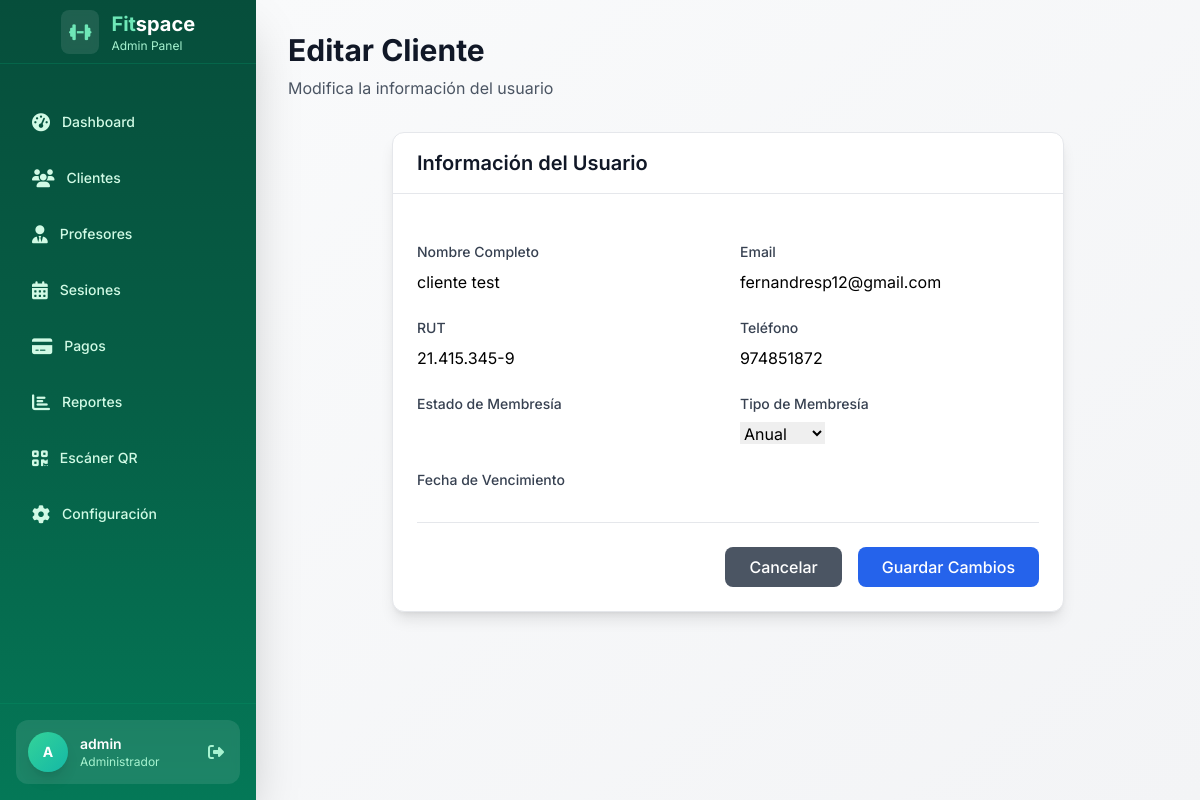
Page /usuario/10/modificar/ (signed in) on the committed database.
### admin_gym/models.py (models this page shows, shortened)
class Cliente(models.Model):
    TIPOS_MEMBRESIA = [
        ('anual', 'Anual'),
        ('6m', '6 Meses'),
        ('3m', '3 Meses'),
    ]
    ESTADOS_MEMBRESIA = [
        ('activa', 'Activa'),
        ('vencida', 'Vencida'),
        ('morosa', 'Morosa'),
        ('pausada', 'Pausada'),
    ]
    user = models.OneToOneField(User, on_delete=models.CASCADE, null=True, blank=True)
    rut = models.CharField(max_length=12, unique=True, help_text="RUT con formato 12345678-9")
    nombre = models.CharField(max_length=100)
    email = models.EmailField(unique=True)
    telefono = models.CharField(max_length=20, blank=True)
    activo = models.BooleanField(default=True)
    fecha_registro = models.DateTimeField(default=timezone.now)
    membresia = models.CharField(max_length=10, choices=TIPOS_MEMBRESIA, default='anual')
    estado_membresia = models.CharField(max_length=10, choices=ESTADOS_MEMBRESIA, default='activa')
    suspendido = models.BooleanField(default=False)
    qr_code = models.CharField(max_length=100, unique=True, blank=True)
    qr_image = models.ImageField(upload_to='qr_codes/', blank=True)
    fecha_vencimiento = models.DateField(null=True, blank=True)
    profesor_asignado = models.ForeignKey(Profesor, on_delete=models.SET_NULL, null=True, blank=True)

### admin_gym/views.py (the view)
# urls.py: path('usuario/<int:usuario_id>/modificar/', views.modificar_usuario, name='modificar_usuario'),
@login_required
@user_passes_test(es_admin)
def modificar_usuario(request, usuario_id):
    cliente = get_object_or_404(Cliente, pk=usuario_id)
    if request.method == 'POST':
        form = ClienteForm(request.POST, instance=cliente)
        if form.is_valid():
            form.save()
            return redirect('usuarios')
    else:
        form = ClienteForm(instance=cliente)
    return render(request, 'admin_gym/modificar_usuario.html', {'form': form, 'cliente': cliente})

### admin_gym/forms.py (shortened to what this page needs)
class ClienteForm(forms.ModelForm):
    class Meta:
        model = Cliente
        fields = ['rut', 'nombre', 'email', 'telefono', 'membresia']
        widgets = {
            'rut': forms.TextInput(attrs={'placeholder': '12345678-9', 'class': 'form-control'}),
            'nombre': forms.TextInput(attrs={'class': 'form-control'}),
            'email': forms.EmailInput(attrs={'class': 'form-control'}),
            'telefono': forms.TextInput(attrs={'class': 'form-control'}),
            'membresia': forms.Select(attrs={'class': 'form-select'}),
            'estado_membresia': forms.Select(attrs={'class': 'form-select'}),
        }
    def __init__(self, *args, **kwargs):
        super().__init__(*args, **kwargs)
        self.fields['telefono'].required = False
        if not self.instance.pk:
            self.fields['membresia'].initial = 'anual'

### admin_gym/views.py (called while the page is built)
def es_admin(user):
    if not user.is_active:
        return False
    if user.is_superuser:
        return True
    try:
        perfil = PerfilUsuario.objects.get(user=user, activo=True)
        return perfil.rol in ['admin', 'recepcion']
    except PerfilUsuario.DoesNotExist:
        return False

### admin_gym/templates/admin_gym/modificar_usuario.html (shortened to what this page needs)
{% extends "admin_gym/base.html" %}
{% block content %}
<div class="animate-fade-in">
    <div class="mb-8">
        <h1 class="text-3xl font-bold text-gray-900">
            {% if cliente %}Editar Cliente{% else %}Editar Profesor{% endif %}
        </h1>
        <p class="mt-2 text-gray-600">Modifica la información del usuario</p>
    </div>
    <div class="max-w-2xl mx-auto">
        <div class="bg-white rounded-xl shadow-lg border border-gray-200">
            <div class="px-6 py-4 border-b border-gray-200">
                <h2 class="text-xl font-semibold text-gray-900">Información del Usuario</h2>
            </div>
            <div class="p-6">
                <form method="post" class="space-y-6">
                    <div class="grid grid-cols-1 md:grid-cols-2 gap-6">
                        <div>
                            <label class="block text-sm font-medium text-gray-700 mb-2">Nombre Completo</label>
                            {{ form.nombre }}
                        </div>
                        <div>
                            <label class="block text-sm font-medium text-gray-700 mb-2">Email</label>
                            {{ form.email }}
                        </div>
                        <div>
                            <label class="block text-sm font-medium text-gray-700 mb-2">RUT</label>
                            {{ form.rut }}
                        </div>
                        <div>
                            <label class="block text-sm font-medium text-gray-700 mb-2">Teléfono</label>
                            {{ form.telefono }}
                        </div>
                        {% if cliente %}
                            <div>
                                <label class="block text-sm font-medium text-gray-700 mb-2">Estado de Membresía</label>
                            </div>
                            <div>
                                <label class="block text-sm font-medium text-gray-700 mb-2">Tipo de Membresía</label>
                                {{ form.membresia }}
                            </div>
                            <div>
                                <label class="block text-sm font-medium text-gray-700 mb-2">Fecha de Vencimiento</label>
                            </div>
                        {% endif %}
                    </div>
                    <div class="flex justify-end space-x-4 pt-6 border-t border-gray-200">
                        <a href="{% if cliente %}{% url 'usuario_detalle' cliente.id %}{% else %}{% url 'profesores' %}{% endif %}"
                           class="bg-gray-600 hover:bg-gray-700 text-white font-medium py-2 px-6 rounded-lg transition-colors duration-200">
                            Cancelar
                        </a>
                        <button type="submit"
                                class="bg-blue-600 hover:bg-blue-700 text-white font-medium py-2 px-6 rounded-lg transition-colors duration-200">
                            Guardar Cambios
                        </button>
                    </div>
                </form>
            </div>
        </div>
    </div>
</div>
{% endblock %}

### admin_gym/templates/admin_gym/base.html (shortened to what this page needs)
{% load static %}
<!DOCTYPE html>
<html lang="es" class="h-full bg-gray-50">
<head>
    <script src="https://cdn.tailwindcss.com?v=2024"></script>
    <link rel="stylesheet" href="https://cdnjs.cloudflare.com/ajax/libs/font-awesome/6.4.0/css/all.min.css">
</head>
<body class="h-full font-sans">
    <div class="min-h-full">
        <div class="fixed inset-y-0 left-0 z-50 w-64 sidebar-gradient shadow-2xl">
            <div class="flex h-16 items-center justify-center border-b border-emerald-600/30">
                <div class="flex items-center space-x-3">
                    <div class="bg-white/10 backdrop-blur-sm rounded-lg p-2">
                        <i class="fas fa-dumbbell text-emerald-300 text-lg"></i>
                    </div>
                    <h1 class="text-xl font-bold text-white">
                        <span class="text-emerald-300">Fit</span>space
                        <span class="block text-xs text-emerald-200 font-normal">Admin Panel</span>
                    </h1>
                </div>
            </div>
            <nav class="mt-8 px-4 space-y-1">
                <a href="{% url 'dashboard' %}" class="group flex items-center px-4 py-3 text-sm font-medium rounded-xl text-emerald-100 hover:bg-white/10 hover:text-white transition-all duration-300 ">
                    <i class="fas fa-tachometer-alt mr-3 text-lg group-hover:scale-110 transition-transform duration-300"></i>
                    Dashboard
                </a>
                <a href="{% url 'usuarios' %}" class="group flex items-center px-4 py-3 text-sm font-medium rounded-xl text-emerald-100 hover:bg-white/10 hover:text-white transition-all duration-300 ">
                    <i class="fas fa-users mr-3 text-lg group-hover:scale-110 transition-transform duration-300"></i>
                    Clientes
                </a>
                <a href="{% url 'profesores' %}" class="group flex items-center px-4 py-3 text-sm font-medium rounded-xl text-emerald-100 hover:bg-white/10 hover:text-white transition-all duration-300 ">
                    <i class="fas fa-user-tie mr-3 text-lg group-hover:scale-110 transition-transform duration-300"></i>
                    Profesores
                </a>
                <a href="{% url 'sesiones' %}" class="group flex items-center px-4 py-3 text-sm font-medium rounded-xl text-emerald-100 hover:bg-white/10 hover:text-white transition-all duration-300 ">
                    <i class="fas fa-calendar-alt mr-3 text-lg group-hover:scale-110 transition-transform duration-300"></i>
                    Sesiones
                </a>
                <a href="{% url 'pagos' %}" class="group flex items-center px-4 py-3 text-sm font-medium rounded-xl text-emerald-100 hover:bg-white/10 hover:text-white transition-all duration-300 ">
                    <i class="fas fa-credit-card mr-3 text-lg group-hover:scale-110 transition-transform duration-300"></i>
                    Pagos
                </a>
                <a href="{% url 'reportes' %}" class="group flex items-center px-4 py-3 text-sm font-medium rounded-xl text-emerald-100 hover:bg-white/10 hover:text-white transition-all duration-300 ">
                    <i class="fas fa-chart-bar mr-3 text-lg group-hover:scale-110 transition-transform duration-300"></i>
                    Reportes
                </a>
                <a href="{% url 'scanner_qr' %}" class="group flex items-center px-4 py-3 text-sm font-medium rounded-xl text-emerald-100 hover:bg-white/10 hover:text-white transition-all duration-300 ">
                    <i class="fas fa-qrcode mr-3 text-lg group-hover:scale-110 transition-transform duration-300"></i>
                    Escáner QR
                </a>
                <a href="{% url 'configuracion' %}" class="group flex items-center px-4 py-3 text-sm font-medium rounded-xl text-emerald-100 hover:bg-white/10 hover:text-white transition-all duration-300 ">
                    <i class="fas fa-cog mr-3 text-lg group-hover:scale-110 transition-transform duration-300"></i>
                    Configuración
                </a>
            </nav>
            <div class="absolute bottom-0 left-0 right-0 p-4 border-t border-emerald-600/30">
                <div class="bg-white/10 backdrop-blur-sm rounded-xl p-3">
                    <div class="flex items-center">
                        <div class="flex-shrink-0">
                            <div class="h-10 w-10 rounded-full bg-gradient-to-br from-emerald-400 to-teal-500 flex items-center justify-center shadow-lg">
                                <span class="text-sm font-bold text-white">{{ request.user.username|first|upper }}</span>
                            </div>
                        </div>
                        <div class="ml-3 flex-1">
                            <p class="text-sm font-semibold text-white">{{ request.user.username }}</p>
                            <p class="text-xs text-emerald-200">Administrador</p>
                        </div>
                        <div class="flex-shrink-0">
                            <form method="post" action="{% url 'logout' %}" class="inline">
                                <button type="submit" class="text-emerald-200 hover:text-white transition-colors p-1 rounded-lg hover:bg-white/10" title="Cerrar sesión">
                                    <i class="fas fa-sign-out-alt"></i>
                                </button>
                            </form>
                        </div>
                    </div>
                </div>
            </div>
        </div>
        <div class="pl-64">
            <main class="py-8 px-8 bg-gradient-to-br from-gray-50 to-gray-100 min-h-screen">
                <div class="animate-fade-in">
                    {% block content %}{% endblock %}
                </div>
            </main>
        </div>
    </div>
</body>
</html>

### admin_gym/templates/admin_gym/base.html (style rules this page uses)
.sidebar-gradient { background: linear-gradient(180deg, #064e3b 0%, #065f46 50%, #047857 100%); }

### admin_gym/templates/admin_gym/modificar_usuario.html (style rules this page uses)
input, select, textarea { @apply w-full px-3 py-2 border border-gray-300 rounded-lg focus:outline-none focus:ring-2 focus:ring-blue-500 focus:border-blue-500; }

### rows in the picture
Cliente: nombre "cliente test", email "fernandresp12@gmail.com", rut "21.415.345-9", telefono "974851872", membresia "Anual"

### other values in the picture
{{ request.user.username|first|upper }} "A"
{{ request.user.username }} "admin"
